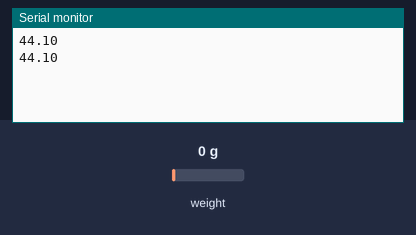
The sketch below on a simulated ESP32. On the bench: the last lines printed to the serial monitor. The inputs (shaded band) are chosen by the test bench; at power-on: weight on the scale 0 g.

Above: at 1.5 s.
1.6 s: weight on the scale set to 100 g
At 2.3 s:
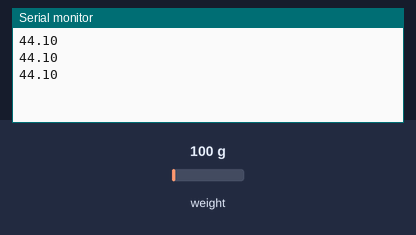
3.1 s: weight on the scale set to 1250 g
At 3.1 s:
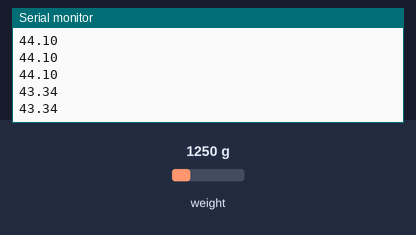
Timing chart, 0 to 6.1 s (numbered marks = the images above; inputs shaded):
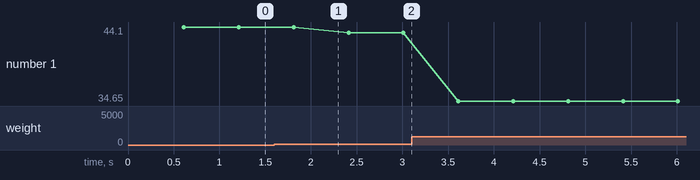

The sketch:

hx710b.ino
```cpp
// https://github.com/bogde/HX711/blob/master/src/HX711.h
#include <HX711.h>
const int LOADCELL_DOUT_PIN = 32;
const int LOADCELL_SCK_PIN = 33;

HX711 scale;

void setup() {
  Serial.begin(9600);
  delay(10);
scale.begin(LOADCELL_DOUT_PIN, LOADCELL_SCK_PIN);
    }
void loop()
{


float pressure = (scale.read());
pressure = pressure - 2450000;     // add offset
pressure = pressure * (-0.000018); // add scale factor

delay(500);
Serial.println(String(pressure));
}
```

Measured:
- plotted number 1: 44.1 → 43.34 after the input at 1.6 s, 43.34 → 34.65 after the input at 3.1 s
